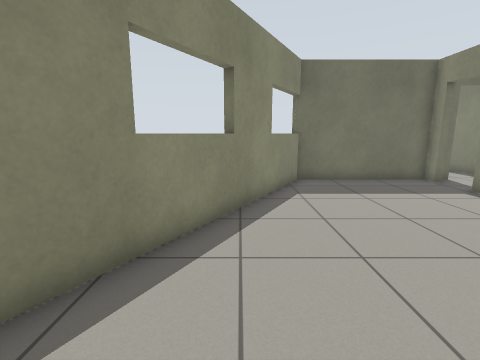
[1] (above)

22 first-person views from a walk through a robot-simulator world made for Gazebo. The camera is 1 m above the floor, tilts 10° down and sees 85° across. The floor is counted in squares, 0.5 m on a side. Each view is taken from the middle of a square. On the plan, view 1 faces up. The plan holds only what a view shows up to about 16 squares ahead; the rest is blank. The place goes on beyond the plan. Robots are left out. Gazebo's built-in surfaces are drawn with simple patterns.

[2]
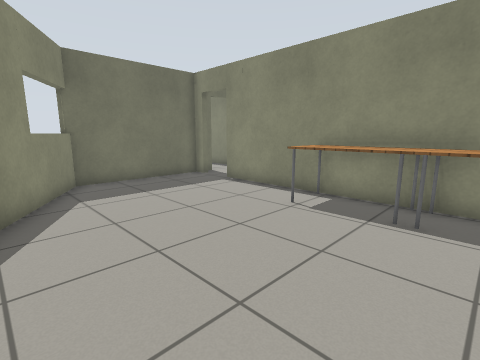

[3]
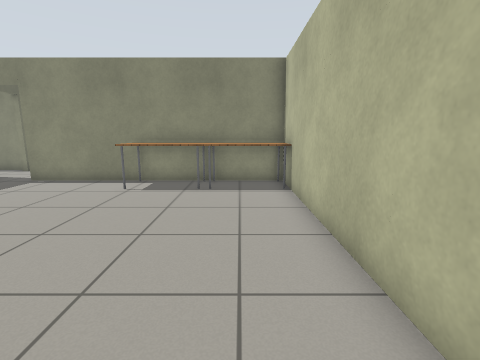

[4]
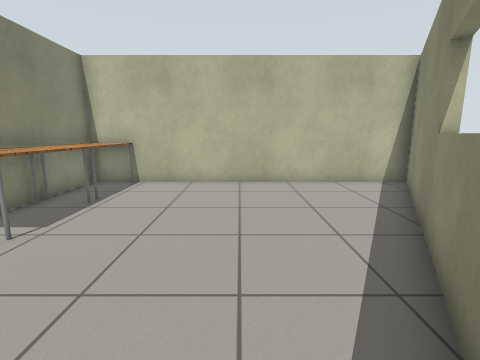

[5]
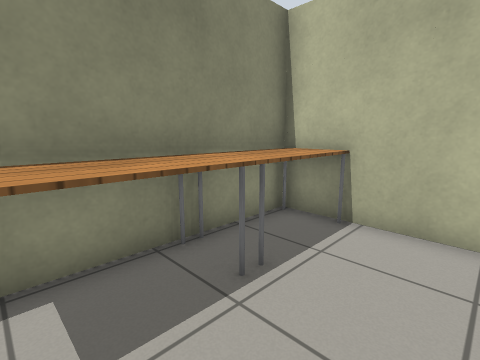

[6]
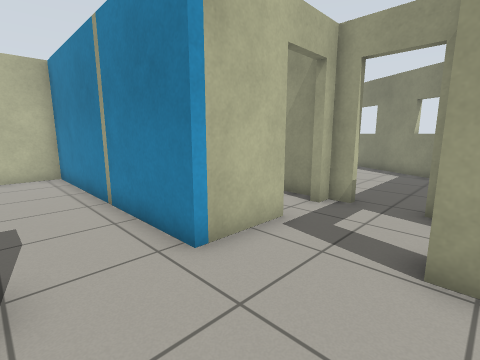

[7]
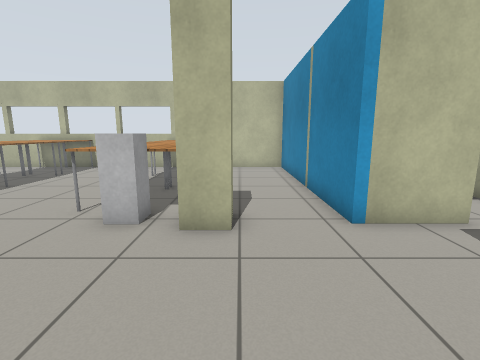

[8]
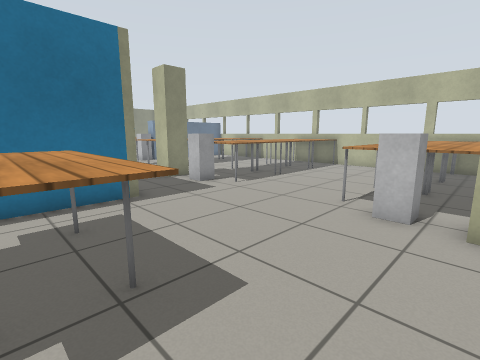

[9]
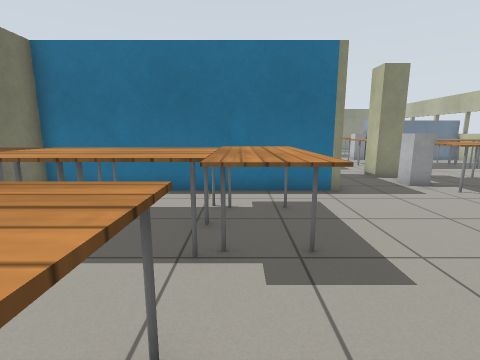

[10]
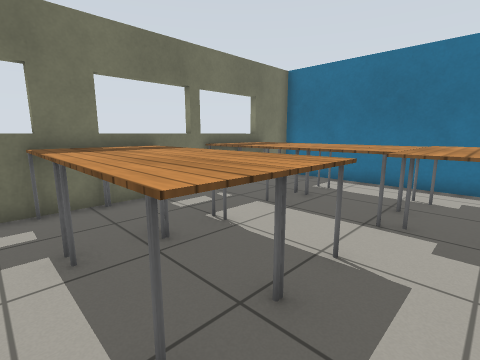

[11]
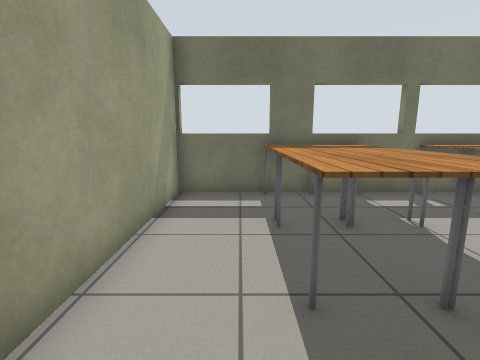

[12]
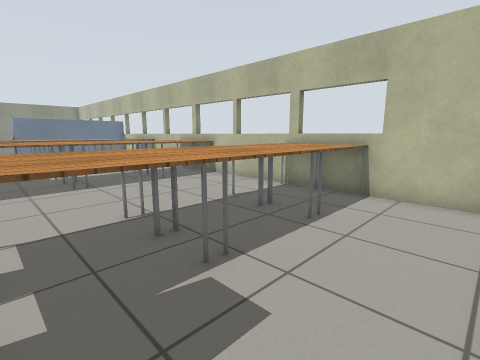

[13]
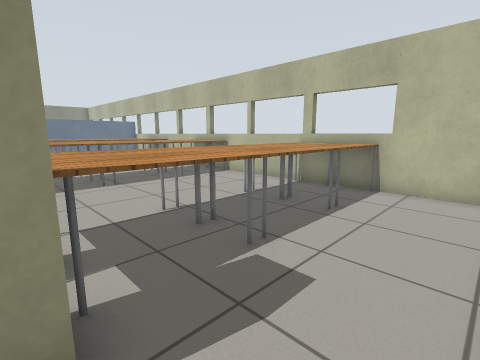

[14]
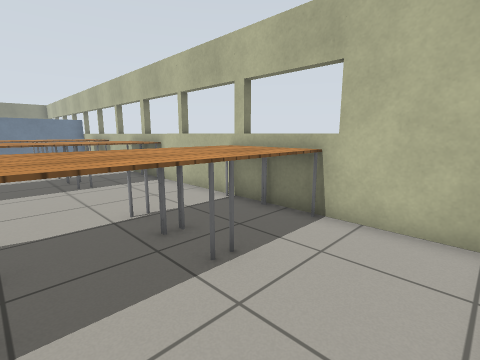

[15]
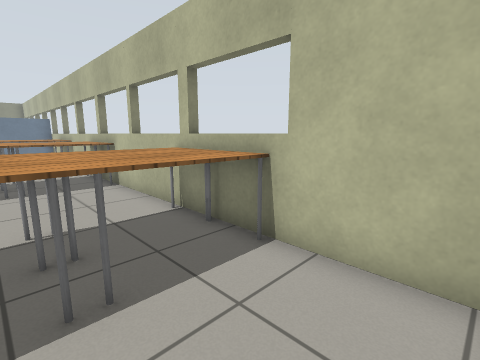

[16]
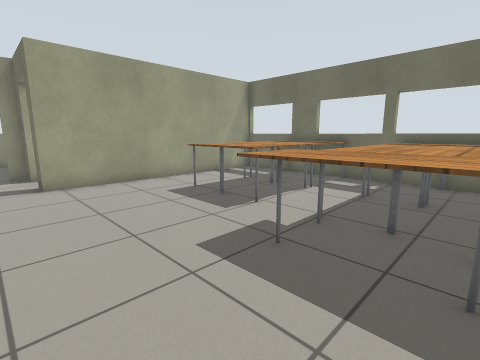

[17]
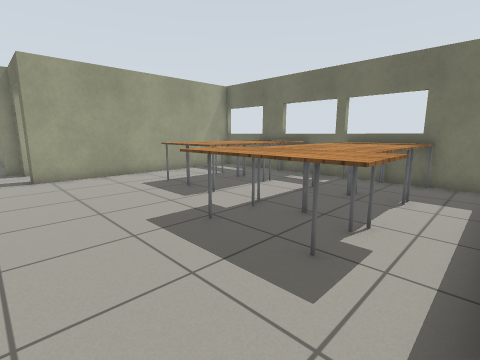

[18]
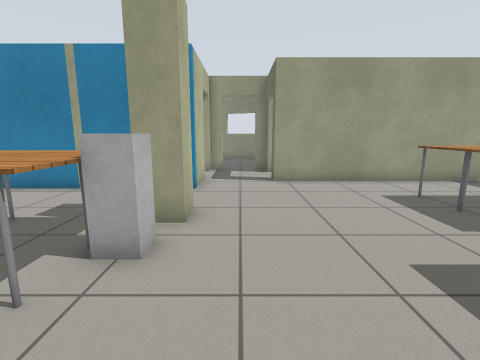

[19]
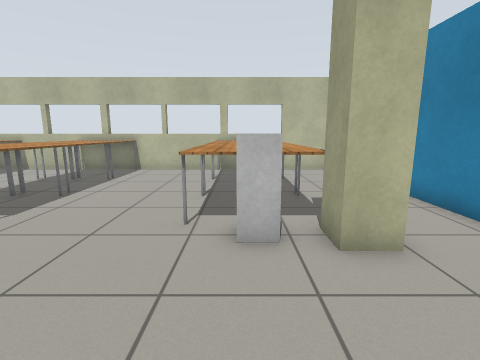

[20]
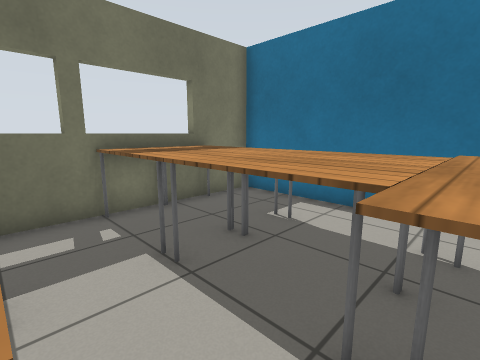

[21]
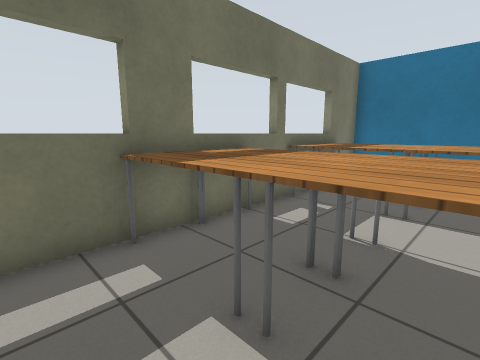

[22]
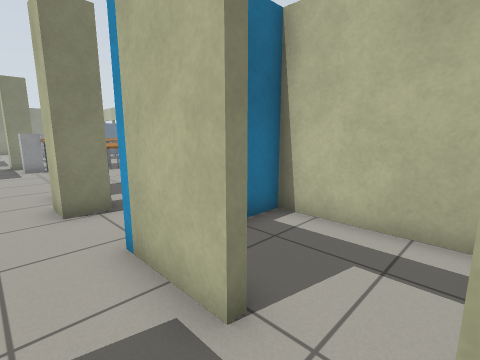

### Floor plan
Points are (right, up) in squares from view 1. A wall is a line through its corners. A room is listed if a view was taken in it or the views show most of it. See-through windows are left out.
Room 1 (views 1, 2, 3, 4, 5)
walls: (8.2, 4.4) (8.2, 9.1); (8.2, 0.4) (8.2, 1.6); (8.2, 11.4) (2.5, 11.4) (-4.5, -0.9); (-4.5, -1.9) (8.2, -1.9)
ways out: open door at (8, 9.5) to room 2
objects: table (6, -1) to (8, 1); table (6, 2) to (8, 4)
Room 2 (views 6, 7, 8, 9, 10, 11, 12, 13, 14, 15, 16, 17, 18, 19, 20, 21, 22)
walls: (16.2, 7.6) (16.2, 8.8) (17.3, 8.8) (17.3, 7.6); (25.2, 11.4) (25.2, 21.8) (11.9, 21.8); (10.8, 8.4) (13.5, 8.4) (13.5, -1.9) (26.5, -1.9); (9.2, 11.4) (8.5, 11.4) (8.5, 10.8); (8.5, 9.1) (8.5, 8.4) (9.1, 8.4); (11.9, 22.2) (11.9, 11.4) (11, 11.4)
ways out: open door at (8, 9.5) to room 1; open door at (9.5, 8) to room 3; open door at (10.5, 12)
objects: table (15, 16) to (16, 18); table (15, 19) to (16, 21); table (17, -1) to (18, 1); table (17, 2) to (18, 4); table (17, 4) to (18, 7); table (17, 16) to (18, 18); table (17, 19) to (18, 21); white box (18, 8) to (19, 8); table (19, -1) to (20, 1); table (19, 2) to (20, 4); table (19, 5) to (20, 8); table (19, 14) to (24, 15); table (20, 16) to (21, 18); table (20, 19) to (21, 21); table (22, 16) to (23, 18); table (22, 19) to (23, 21); table (25, -1) to (25, 1); table (25, 2) to (25, 4); table (25, 5) to (25, 8); other object (26, -1) to (26, 1); table (26, 2) to (26, 4); other object (26, 5) to (26, 7); white box (26, 8)
Room 3 (no view inside)
walls: (9.1, 4.3) (13.2, 4.3) (13.2, 5.6); (8.5, 7.8) (8.5, 5.8)
ways out: open door at (9.5, 8) to room 2

Positions as (right, up) in squares from view 1, and headings:
1: (0, 0), facing up
2: (0, 0), facing up-right
3: (-3, 0), facing right
4: (2, 9), facing down
5: (4, 4), facing down-right
6: (16, 12), facing down-left
7: (16, 14), facing down
8: (17, 15), facing down-right
9: (16, 15), facing right
10: (14, 14), facing up-right
11: (14, 13), facing up
12: (14, 7), facing down-right
13: (14, 8), facing down-right
14: (14, 4), facing down-right
15: (14, 2), facing down-right
16: (23, 10), facing up-left
17: (25, 10), facing up-left
18: (23, 10), facing left
19: (19, 13), facing down
20: (18, 15), facing up-right
21: (13, 17), facing up-right
22: (9, 10), facing down-right
